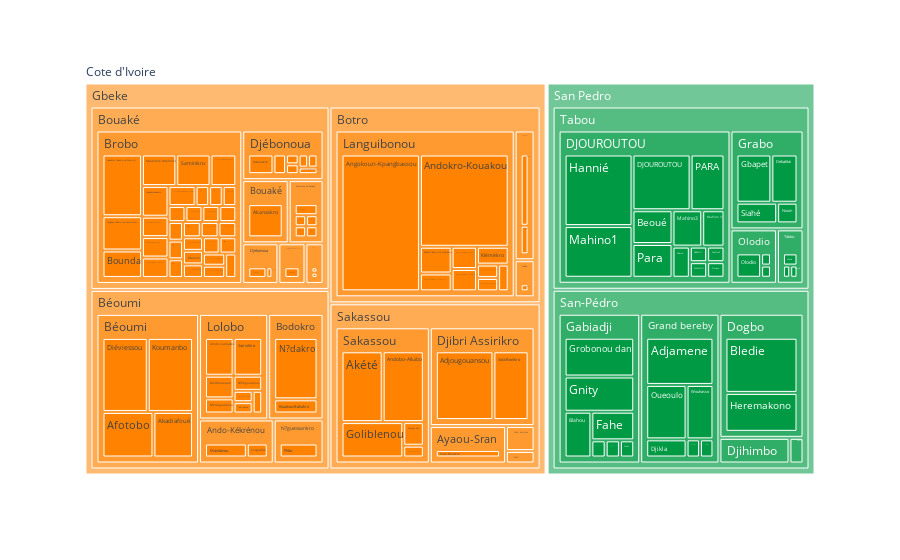

Notebook code cell kept with this figure:
### Code cell
blockingany = assessment[(assessment['Health access blocked by river'] != '') | (assessment['Education access blocked by river'] != '') | (assessment['Market access blocked by river'] != '') | (assessment['Other access blocked by river'] != '')]
make_treemap(blockingany, './home/charts/blocking_any.html', './home/charts/blocking_any.csv')

### Figure 1 — Plotly figure (JSON) as saved in the notebook; plotly's stock layout.template omitted (floating-point values rounded to 4 significant figures; data arrays with more than 128 entries replaced by an {"elided": "..."} marker saying what was removed)
{"data": [{"branchvalues": "total", "domain": {"x": [0, 1], "y": [0, 1]}, "hovertemplate": "labels=%{label}<br>Count=%{value}<br>parent=%{parent}<br>id=%{id}<extra></extra>", "ids": {"elided": "169 str values"}, "labels": {"elided": "169 str values"}, "name": "", "parents": {"elided": "169 str values"}, "type": "treemap", "values": {"elided": "169 int values"}}], "layout": {"legend": {"tracegroupgap": 0}, "margin": {"t": 60}, "treemapcolorway": ["#FF8200", "#009A44"]}}
